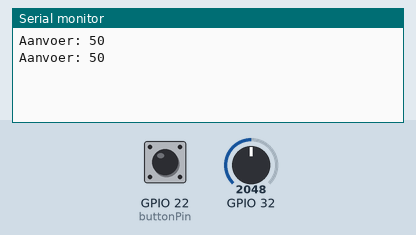
Bench run of a sketch on a simulated ESP32. Shown: the last lines printed to the serial monitor. The test bench sets the inputs (shaded band); at power-on: GPIO 22 (buttonPin) LOW, GPIO 32 = 2048.

Above: at 1.8 s.
1.9 s: GPIO 22 (buttonPin) pulled HIGH for 1.2 s
4.6 s: GPIO 32 set to 2866
At 5.6 s:
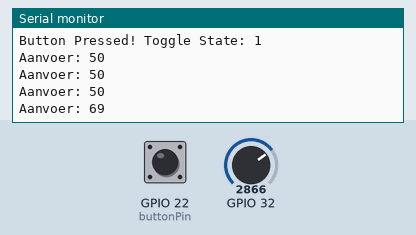
6.1 s: GPIO 32 set to 3603
At 6.1 s:
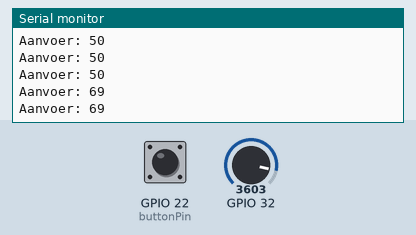
7.6 s: GPIO 22 (buttonPin) pulled HIGH for 1.2 s
Timing chart, 0 to 10.6 s (numbered marks = the images above; inputs shaded):
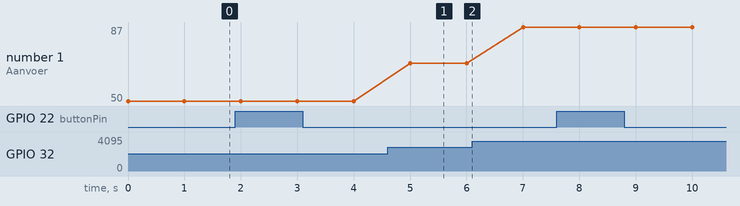

Measured:
- after the input at 4.6 s, the serial monitor: prints a new line after 0.40 s (image 1)
- plotted number 1: 50 → 69 after the input at 4.6 s, 69 → 87 after the input at 6.1 s

The sketch:

potmeter.ino
```cpp
/*
 * This ESP32 code is created by esp32io.com
 *
 * This ESP32 code is released in the public domain
 *
 * For more detail (instruction and wiring diagram), visit https://esp32io.com/tutorials/esp32-potentiometer
 */

float floatMap(float x, float in_min, float in_max, float out_min, float out_max) {
  return (x - in_min) * (out_max - out_min) / (in_max - in_min) + out_min;
}

const int buttonPin = 22;
int buttonState = 0;
int lastButtonState = 0;
bool toggleState = false;

// the setup routine runs once when you press reset:
void setup() {
  // initialize serial communication at 115200 bits per second:
  Serial.begin(115200);
  pinMode(buttonPin, INPUT);
}

void checkButton() {
  if (buttonState == HIGH && lastButtonState == LOW) {
    toggleState = !toggleState;
    Serial.print("Button Pressed! Toggle State: ");
    Serial.println(toggleState);
  }
  lastButtonState = buttonState;
}

// the loop routine runs over and over again forever:
void loop() {
  buttonState = digitalRead(buttonPin);

  int analogValue = analogRead(32);
  // Rescale to potentiometer's voltage (from 0V to 3.3V):
  int aanvoer = floatMap(analogValue, 0, 4095, 0, 100);

  checkButton();

  // print out the value you read:
  Serial.print("Aanvoer: ");
  Serial.println(aanvoer);
  delay(1000);
}
```
